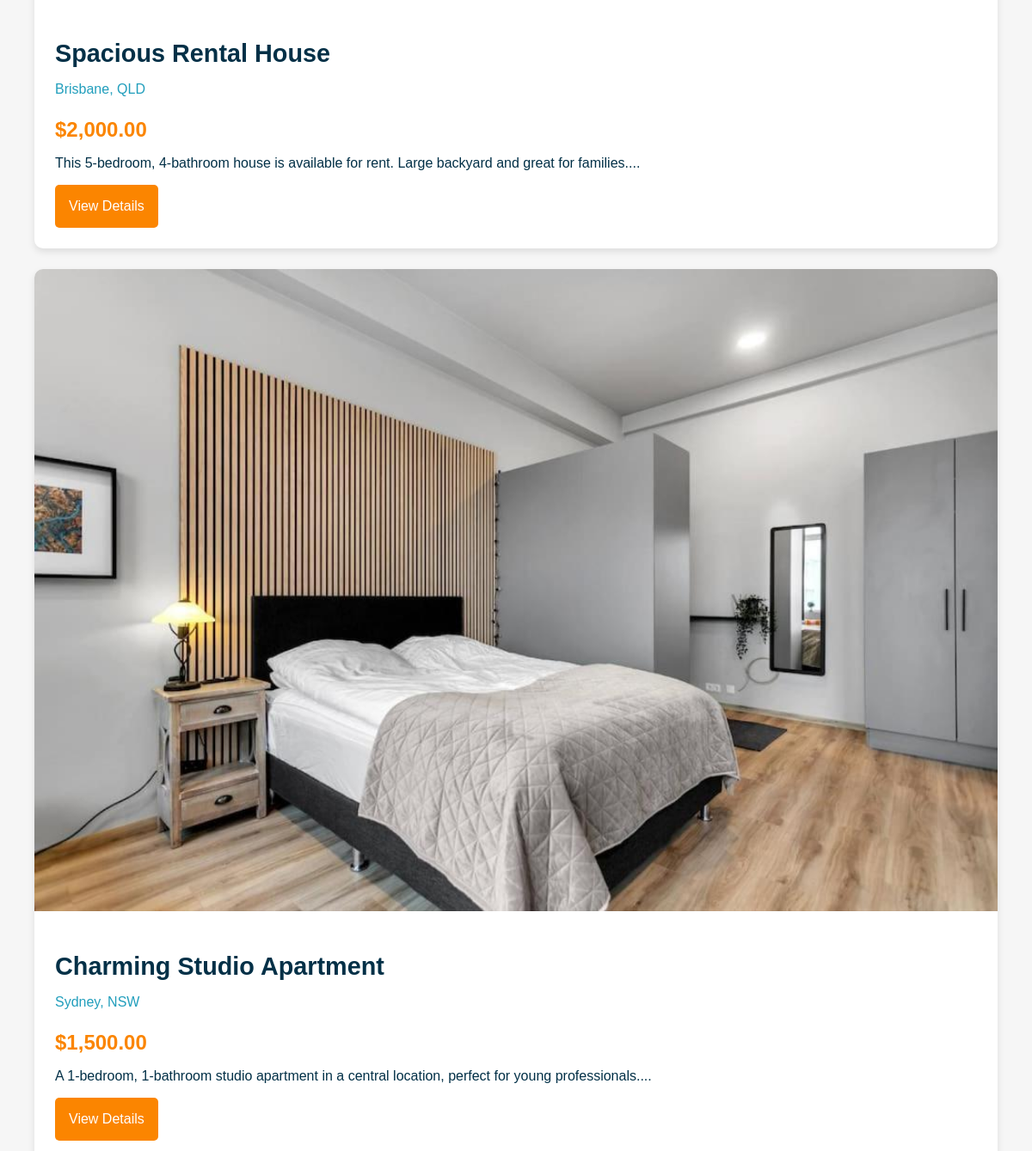
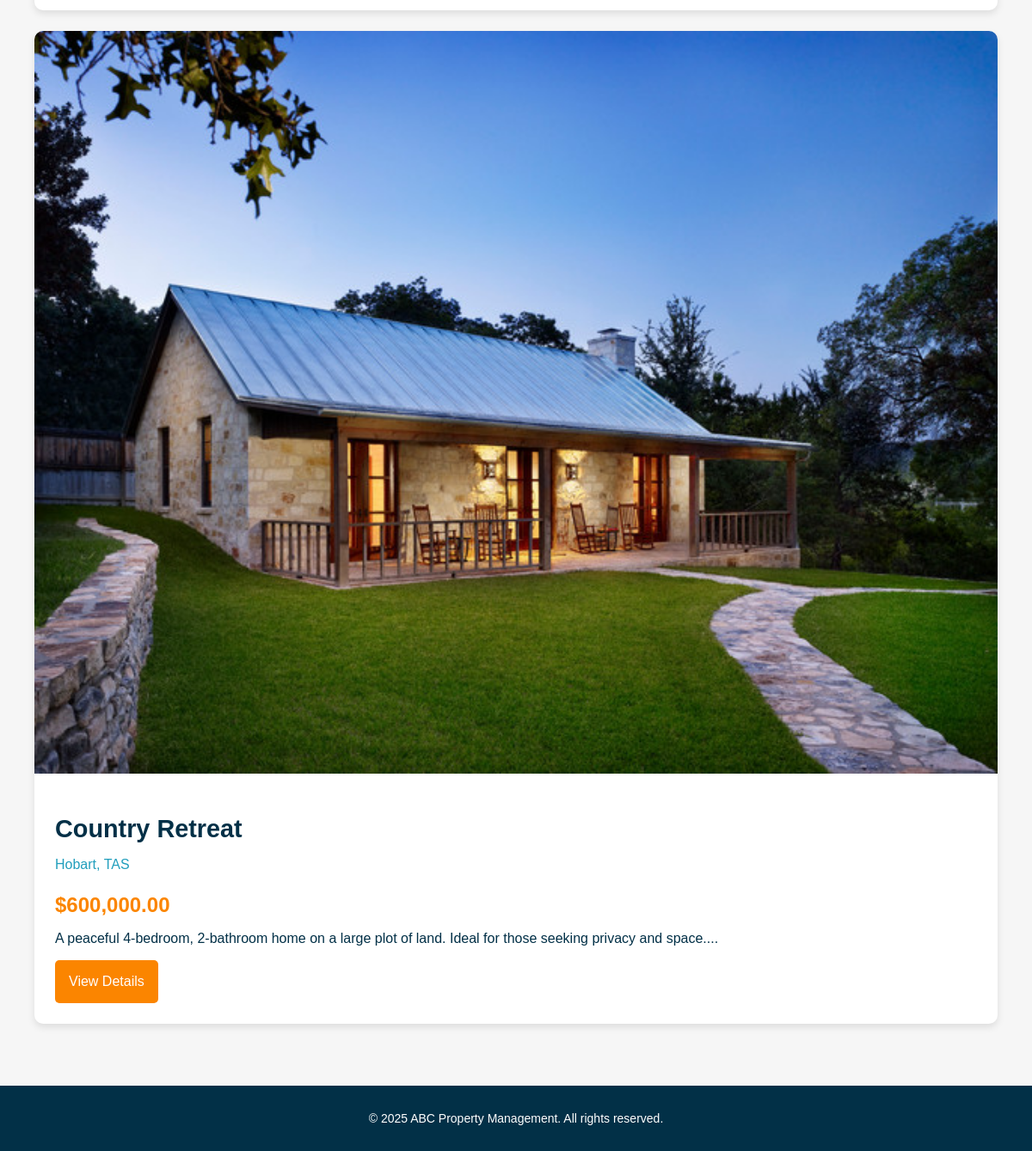
/pages/properties.php (lower part), run on an earlier commit of the app's database (2 pictures, top to bottom).
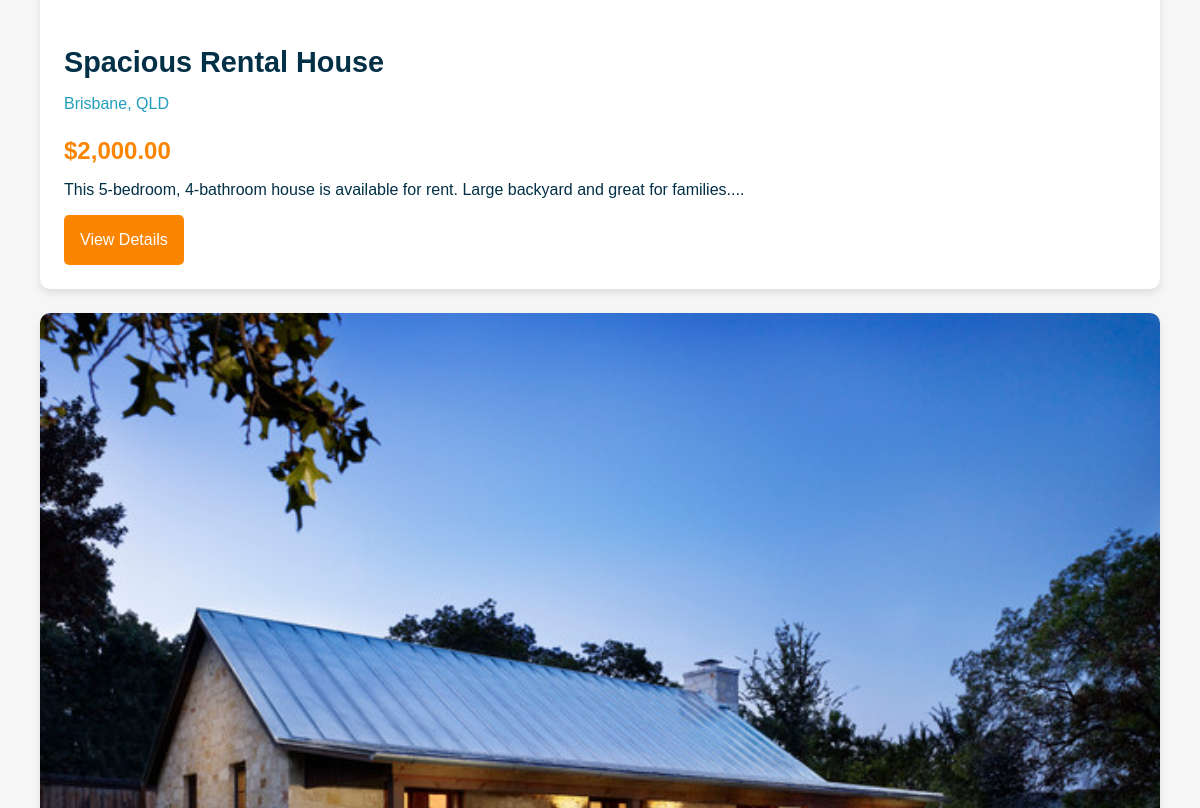
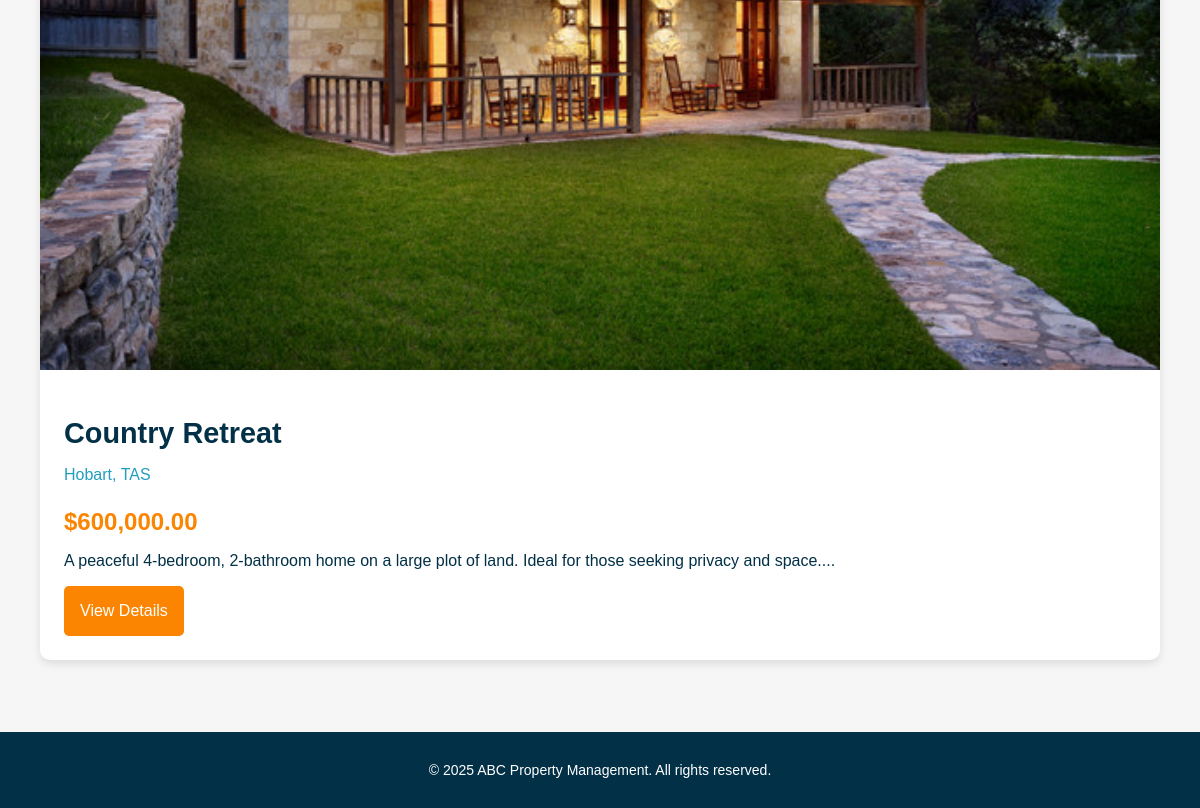
And on a later commit of the database (2 pictures, top to bottom).
### tables this page shows
CREATE TABLE `properties` (
    `id` INT AUTO_INCREMENT PRIMARY KEY,
    `title` VARCHAR(255) NOT NULL,
    `description` TEXT NOT NULL,
    `price` DECIMAL(10, 2) NOT NULL,
    `location` VARCHAR(255) NOT NULL,
    `property_type` ENUM('For Sale', 'For Rent') NOT NULL,
    `bedrooms` INT NOT NULL,
    `bathrooms` INT NOT NULL,
    `garage` INT NOT NULL,
    `image` VARCHAR(255) NOT NULL,
    `available` BOOLEAN DEFAULT TRUE,   
    `created_at` TIMESTAMP DEFAULT CURRENT_TIMESTAMP,
    `updated_at` TIMESTAMP DEFAULT CURRENT_TIMESTAMP ON UPDATE CURRENT_TIMESTAMP
);

### functions/fetch_properties.php (called while the page is built, shortened)
<?php
require_once('db_connect.php');
function fetch_properties() {
    global $conn;
    $sql = "SELECT * FROM properties WHERE available = 1";
    $result = $conn->query($sql);
    if ($result->num_rows > 0) {
        $properties = [];
        while ($row = $result->fetch_assoc()) {
            $properties[] = $row;
        }
        return $properties;
    } else {
        return false;
    }
}
?>

### pages/properties.php (the view, shortened to what this page needs)
<?php include('./templates/header.php'); ?>
<section class="properties-listing">
    <div class="container">
        <div class="properties">
            <?php
                include('../functions/fetch_properties.php');
                $properties = fetch_properties();
                if ($properties) {
                    foreach ($properties as $property) {
                        echo '<div class="property-card">';
                        echo '<img src="../assets/img/uploads/' . $property['image'] . '" alt="Image of ' . $property['title'] . '">';
                        echo '<div class="property-info">';
                        echo '<h2>' . $property['title'] . '</h2>';
                        echo '<p class="location">' . $property['location'] . '</p>';
                        echo '<p class="price">$' . number_format($property['price'], 2) . '</p>';
                        echo '<p class="description">' . substr($property['description'], 0, 150) . '...</p>';
                        echo '<a href="property.php?id=' . $property['id'] . '" class="btn-primary">View Details</a>';
                        echo '</div>';
                        echo '</div>';
                    }
                } else {
                    echo "<p>No properties available at the moment.</p>";
                }
            ?>
        </div>
    </div>
</section>
<?php include('./templates/footer.php'); ?>

### pages/templates/header.php (shortened to what this page needs)
<!DOCTYPE html>
<html lang="en">
<head>
    <link rel="stylesheet" href="../assets/css/style.css">
</head>
<body>

### pages/templates/footer.php (shortened to what this page needs)
<footer>
    <p>&copy; 2025 ABC Property Management. All rights reserved.</p>
</footer>
</body>
</html>

### assets/css/style.css (style rules this page uses)
:root { --primary-color: #023047; --secondary-color: #219ebc; --accent-color: #fb8500; --highlight-color: #ffb703; --background-color: #f6f6f6; --success-color: #4caf50; --error-color: #f44336; }
body { font-family: Arial, sans-serif; margin: 0; padding: 0; background-color: var(--background-color); }
a { text-decoration: none; color: inherit; }
footer { background-color: var(--primary-color); color: white; text-align: center; padding: 1rem; font-size: 0.875rem; }
.properties-listing { padding: 3rem 1rem; background-color: var(--background-color); }
.properties-listing .container { max-width: 1200px; margin: 0 auto; }
.properties .property-card { display: flex; flex-direction: column; background-color: white; border-radius: 10px; box-shadow: 0 4px 8px rgba(0, 0, 0, 0.1); margin: 1.5rem; overflow: hidden; transition: transform 0.3s ease, box-shadow 0.3s ease; }
.properties .property-card img { width: 100%; height: auto; object-fit: cover; }
.properties .property-info { padding: 1.5rem; }
.properties .property-info h2 { font-size: 1.8rem; color: var(--primary-color); margin-bottom: 1rem; }
.properties .property-info .location { font-size: 1rem; color: var(--secondary-color); margin-bottom: 0.5rem; }
.properties .property-info .price { font-size: 1.5rem; color: var(--accent-color); font-weight: bold; margin-bottom: 1rem; }
.properties .property-info .description { font-size: 1rem; color: var(--primary-color); margin-bottom: 1rem; }
.properties .property-info .btn-primary { background-color: var(--accent-color); padding: 1rem; font-size: 1rem; color: white; border-radius: 5px; text-align: center; display: inline-block; text-decoration: none; transition: background-color 0.3s ease; }

What changed in the data, as far as the page shows it:
no longer on this page (row edited): properties: image (picture), title "Charming Studio Apartment", location "Sydney, NSW", price "1,500.00", description "A 1-bedroom, 1-bathroom studio apartment in a central location, perfect for young professionals."
